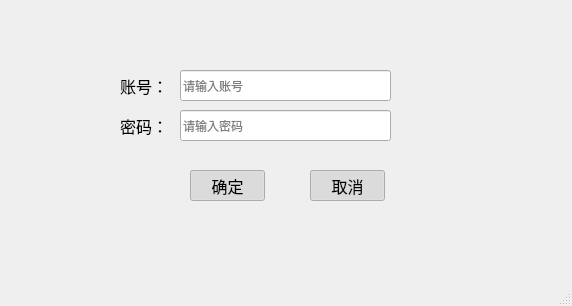
<?xml version="1.0" encoding="UTF-8"?>
<ui version="4.0">
    <class>MainWindow</class>
    <widget class="QMainWindow" name="MainWindow">
        <property name="geometry">
            <rect>
                <x>0</x>
                <y>0</y>
                <width>572</width>
                <height>306</height>
            </rect>
        </property>
        <property name="acceptDrops">
            <bool>false</bool>
        </property>
        <property name="windowTitle">
            <string>登录</string>
        </property>
        <widget class="QWidget" name="centralwidget">
            <widget class="QLabel" name="label">
                <property name="geometry">
                    <rect>
                        <x>120</x>
                        <y>70</y>
                        <width>71</width>
                        <height>31</height>
                    </rect>
                </property>
                <property name="font">
                    <font>
                        <pointsize>12</pointsize>
                    </font>
                </property>
                <property name="text">
                    <string>账号：</string>
                </property>
            </widget>
            <widget class="QLabel" name="label_2">
                <property name="geometry">
                    <rect>
                        <x>120</x>
                        <y>110</y>
                        <width>71</width>
                        <height>31</height>
                    </rect>
                </property>
                <property name="font">
                    <font>
                        <pointsize>12</pointsize>
                    </font>
                </property>
                <property name="text">
                    <string>密码：</string>
                </property>
            </widget>
            <widget class="QLineEdit" name="lineEdit">
                <property name="geometry">
                    <rect>
                        <x>180</x>
                        <y>70</y>
                        <width>211</width>
                        <height>31</height>
                    </rect>
                </property>
                <property name="placeholderText">
                    <string>请输入账号</string>
                </property>
            </widget>
            <widget class="QLineEdit" name="lineEdit_2">
                <property name="geometry">
                    <rect>
                        <x>180</x>
                        <y>110</y>
                        <width>211</width>
                        <height>31</height>
                    </rect>
                </property>
                <property name="echoMode">
                    <enum>QLineEdit::Password</enum>
                </property>
                <property name="placeholderText">
                    <string>请输入密码</string>
                </property>
            </widget>
            <widget class="QPushButton" name="pushButton">
                <property name="geometry">
                    <rect>
                        <x>190</x>
                        <y>170</y>
                        <width>75</width>
                        <height>31</height>
                    </rect>
                </property>
                <property name="font">
                    <font>
                        <pointsize>12</pointsize>
                    </font>
                </property>
                <property name="autoFillBackground">
                    <bool>false</bool>
                </property>
                <property name="text">
                    <string>确定</string>
                </property>
                <property name="checkable">
                    <bool>true</bool>
                </property>
                <property name="checked">
                    <bool>true</bool>
                </property>
                <property name="autoDefault">
                    <bool>false</bool>
                </property>
                <property name="default">
                    <bool>false</bool>
                </property>
            </widget>
            <widget class="QPushButton" name="pushButton_2">
                <property name="geometry">
                    <rect>
                        <x>310</x>
                        <y>170</y>
                        <width>75</width>
                        <height>31</height>
                    </rect>
                </property>
                <property name="font">
                    <font>
                        <pointsize>12</pointsize>
                    </font>
                </property>
                <property name="text">
                    <string>取消</string>
                </property>
                <property name="checkable">
                    <bool>true</bool>
                </property>
                <property name="checked">
                    <bool>true</bool>
                </property>
            </widget>
        </widget>
        <widget class="QMenuBar" name="menubar">
            <property name="geometry">
                <rect>
                    <x>0</x>
                    <y>0</y>
                    <width>572</width>
                    <height>22</height>
                </rect>
            </property>
        </widget>
        <widget class="QStatusBar" name="statusbar"/>
    </widget>
    <resources/>
    <connections/>
</ui>
